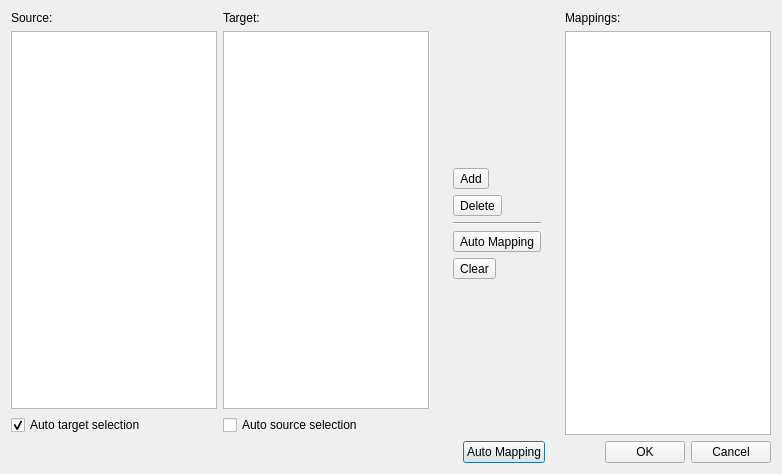
<?xml version="1.0" encoding="UTF-8"?>
<ui version="4.0">
 <class>StrMappingDialog</class>
 <widget class="QDialog" name="StrMappingDialog">
  <property name="windowModality">
   <enum>Qt::WindowModal</enum>
  </property>
  <property name="geometry">
   <rect>
    <x>0</x>
    <y>0</y>
    <width>782</width>
    <height>474</height>
   </rect>
  </property>
  <property name="windowTitle">
   <string>Edit Mapping Dialog</string>
  </property>
  <layout class="QVBoxLayout" name="verticalLayout_5">
   <item>
    <layout class="QHBoxLayout" name="horizontalLayout">
     <item>
      <layout class="QVBoxLayout" name="verticalLayout_4">
       <item>
        <widget class="QLabel" name="label">
         <property name="text">
          <string>Source:</string>
         </property>
        </widget>
       </item>
       <item>
        <widget class="QListWidget" name="lw_src"/>
       </item>
       <item>
        <widget class="QCheckBox" name="chk_auto_tgt_sel">
         <property name="text">
          <string>Auto target selection</string>
         </property>
         <property name="checked">
          <bool>true</bool>
         </property>
        </widget>
       </item>
      </layout>
     </item>
     <item>
      <layout class="QVBoxLayout" name="verticalLayout_3">
       <item>
        <widget class="QLabel" name="label_2">
         <property name="text">
          <string>Target:</string>
         </property>
        </widget>
       </item>
       <item>
        <widget class="QListWidget" name="lw_tgt"/>
       </item>
       <item>
        <widget class="QCheckBox" name="chk_auto_src_sel">
         <property name="text">
          <string>Auto source selection</string>
         </property>
        </widget>
       </item>
      </layout>
     </item>
     <item>
      <layout class="QVBoxLayout" name="verticalLayout">
       <property name="leftMargin">
        <number>18</number>
       </property>
       <property name="rightMargin">
        <number>18</number>
       </property>
       <item>
        <spacer name="verticalSpacer">
         <property name="orientation">
          <enum>Qt::Vertical</enum>
         </property>
         <property name="sizeHint" stdset="0">
          <size>
           <width>20</width>
           <height>40</height>
          </size>
         </property>
        </spacer>
       </item>
       <item>
        <widget class="QToolButton" name="btn_add">
         <property name="text">
          <string>Add</string>
         </property>
         <property name="icon">
          <iconset resource="resources.qrc">
           <normaloff>:/images/right.svg</normaloff>:/images/right.svg</iconset>
         </property>
        </widget>
       </item>
       <item>
        <widget class="QToolButton" name="btn_delete">
         <property name="text">
          <string>Delete</string>
         </property>
         <property name="icon">
          <iconset resource="resources.qrc">
           <normaloff>:/images/left.svg</normaloff>:/images/left.svg</iconset>
         </property>
        </widget>
       </item>
       <item>
        <widget class="Line" name="line">
         <property name="orientation">
          <enum>Qt::Horizontal</enum>
         </property>
        </widget>
       </item>
       <item>
        <widget class="QToolButton" name="btn_auto">
         <property name="text">
          <string>Auto Mapping</string>
         </property>
         <property name="icon">
          <iconset resource="resources.qrc">
           <normaloff>:/images/right2.svg</normaloff>:/images/right2.svg</iconset>
         </property>
        </widget>
       </item>
       <item>
        <widget class="QToolButton" name="btn_clear">
         <property name="text">
          <string>Clear</string>
         </property>
         <property name="icon">
          <iconset resource="resources.qrc">
           <normaloff>:/images/left2.svg</normaloff>:/images/left2.svg</iconset>
         </property>
        </widget>
       </item>
       <item>
        <spacer name="verticalSpacer_2">
         <property name="orientation">
          <enum>Qt::Vertical</enum>
         </property>
         <property name="sizeHint" stdset="0">
          <size>
           <width>20</width>
           <height>40</height>
          </size>
         </property>
        </spacer>
       </item>
      </layout>
     </item>
     <item>
      <layout class="QVBoxLayout" name="verticalLayout_2">
       <item>
        <widget class="QLabel" name="label_3">
         <property name="text">
          <string>Mappings:</string>
         </property>
        </widget>
       </item>
       <item>
        <widget class="QListWidget" name="lw_mapping"/>
       </item>
      </layout>
     </item>
    </layout>
   </item>
   <item>
    <layout class="QHBoxLayout" name="horizontalLayout_2">
     <item>
      <spacer name="horizontalSpacer">
       <property name="orientation">
        <enum>Qt::Horizontal</enum>
       </property>
       <property name="sizeHint" stdset="0">
        <size>
         <width>40</width>
         <height>20</height>
        </size>
       </property>
      </spacer>
     </item>
     <item>
      <widget class="QPushButton" name="btn_auto_2">
       <property name="text">
        <string>Auto Mapping</string>
       </property>
      </widget>
     </item>
     <item>
      <widget class="QWidget" name="widget" native="true">
       <property name="minimumSize">
        <size>
         <width>48</width>
         <height>0</height>
        </size>
       </property>
       <property name="maximumSize">
        <size>
         <width>48</width>
         <height>16777215</height>
        </size>
       </property>
      </widget>
     </item>
     <item>
      <widget class="QPushButton" name="btn_ok">
       <property name="text">
        <string>OK</string>
       </property>
      </widget>
     </item>
     <item>
      <widget class="QPushButton" name="btn_cancel">
       <property name="text">
        <string>Cancel</string>
       </property>
      </widget>
     </item>
    </layout>
   </item>
  </layout>
 </widget>
 <tabstops>
  <tabstop>btn_ok</tabstop>
  <tabstop>btn_cancel</tabstop>
  <tabstop>lw_tgt</tabstop>
  <tabstop>chk_auto_src_sel</tabstop>
  <tabstop>lw_mapping</tabstop>
  <tabstop>lw_src</tabstop>
  <tabstop>chk_auto_tgt_sel</tabstop>
  <tabstop>btn_add</tabstop>
  <tabstop>btn_delete</tabstop>
  <tabstop>btn_auto</tabstop>
  <tabstop>btn_clear</tabstop>
  <tabstop>btn_auto_2</tabstop>
 </tabstops>
 <resources>
  <include location="resources.qrc"/>
 </resources>
 <connections/>
</ui>
